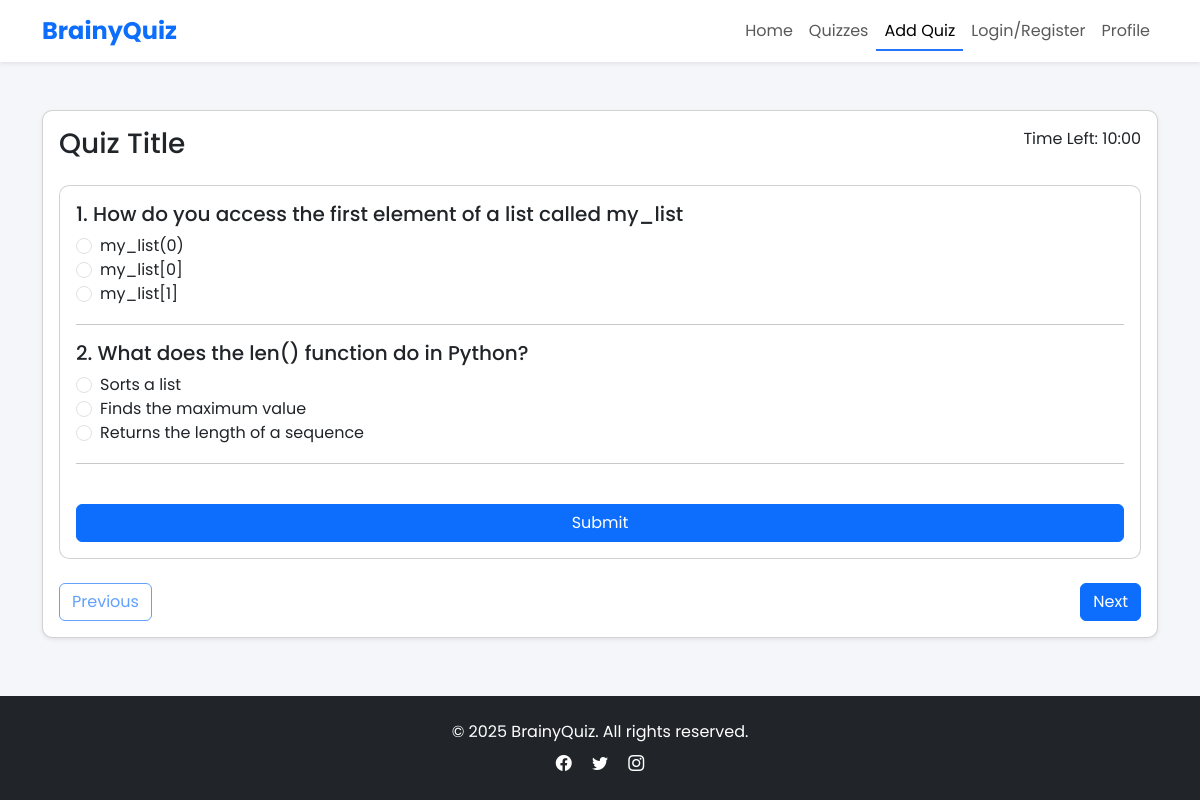
The page /quiz/8/ (signed in) on the database its author committed.
### main/models.py (models this page shows, shortened)
class Question(models.Model):
    test = models.ForeignKey(Test, on_delete=models.CASCADE)
    question = models.CharField(max_length=300)
    a = models.CharField(max_length=200)
    b = models.CharField(max_length=200)
    c = models.CharField(max_length=200)
    true_answer = models.CharField(max_length=200, help_text='E.x: a ')

### main/views.py (the view, shortened to what this page needs)
# urls.py: path('quiz/<int:test_id>/', quiz, name='quiz'),
def quiz(request, test_id):
    test = get_object_or_404(Test, id=test_id)
    questions = Question.objects.filter(test=test)
    Question.objects.filter(test=test).count()
    attempts = CheckTest.objects.filter(student=request.user, test=test).count()
    context = {'questions': questions, 'test': test, 'count': len(questions)}
    return render(request, 'quiz.html', context)

### templates/quiz.html (shortened to what this page needs)
{% load static %}
<!DOCTYPE html>
<html lang="en">
<head>
    <link href="https://cdn.jsdelivr.net/npm/bootstrap@5.3.3/dist/css/bootstrap.min.css" rel="stylesheet">
    <link href="https://cdn.jsdelivr.net/npm/aos@2.3.4/dist/aos.css" rel="stylesheet">
    <link rel="stylesheet" href="{% static 'css/styles.css' %}">
    <link href="https://cdn.jsdelivr.net/npm/bootstrap-icons@1.11.3/font/bootstrap-icons.css" rel="stylesheet">
</head>
<body>
    <nav class="navbar navbar-expand-lg navbar-light bg-white shadow-sm sticky-top">
        <div class="container">
            <a class="navbar-brand fw-bold text-primary" href="index.html">BrainyQuiz</a>
            <div class="collapse navbar-collapse" id="navbarNav">
                <ul class="navbar-nav ms-auto">
                    <li class="nav-item"><a class="nav-link" href="{% url 'index' %}">Home</a></li>
                    <li class="nav-item"><a class="nav-link" href="{% url 'quizzes' %}">Quizzes</a></li>
                    <li class="nav-item"><a class="nav-link active" href="{% url 'add-test' %}">Add Quiz</a></li>
                    <li class="nav-item"><a class="nav-link" href="{% url 'login' %}">Login/Register</a></li>
                    <li class="nav-item"><a class="nav-link" href="{% url 'profile' %}">Profile</a></li>
                </ul>
            </div>
        </div>
    </nav>
    <section class="quiz-section py-5">
        <div class="container">
            <div class="card shadow-sm" data-aos="zoom-in">
                <div class="card-body">
                    <div class="d-flex justify-content-between mb-3">
                        <h3 id="quizTitle">Quiz Title</h3>
                        <div>Time Left: <span id="timer">10:00</span></div>
                    </div>
                    <div id="questionContainer" class="slide-in">
                        <form class="card p-3" method="post">
                          {% for q in questions %}
                            <h5>{{ forloop.counter }}. {{ q.question }}</h5>
                            <div class="form-check">
                              <input value="a" required name="{{ q.id }}" class="form-check-input" id="{{ q.id }}-a" type="radio">
                              <label for="{{ q.id }}-a">{{ q.a }}</label>
                              <br>
                              <input value="b" name="{{ q.id }}" class="form-check-input" id="{{ q.id }}-b" type="radio">
                              <label for="{{ q.id }}-b">{{ q.b }}</label>
                              <br>
                              <input value="c" name="{{ q.id }}" class="form-check-input" id="{{ q.id }}-c" type="radio">
                              <label for="{{ q.id }}-c">{{ q.c }}</label>
                              <br>
                            </div>
                            <hr>
                          {% endfor %}
                          <br>
                          <button class="btn btn-primary" type="submit">Submit</button>
                        </form>
                    </div>
                    <div class="d-flex justify-content-between mt-4">
                        <button id="prevBtn" class="btn btn-outline-primary" disabled>Previous</button>
                        <button id="nextBtn" class="btn btn-primary">Next</button>
                    </div>
                </div>
            </div>
        </div>
    </section>
    <footer class="bg-dark text-white text-center py-4 mt-auto">
        <div class="container">
            <p class="mb-2">© 2025 BrainyQuiz. All rights reserved.</p>
            <div>
                <a href="#" class="text-white mx-2"><i class="bi bi-facebook"></i></a>
                <a href="#" class="text-white mx-2"><i class="bi bi-twitter"></i></a>
                <a href="#" class="text-white mx-2"><i class="bi bi-instagram"></i></a>
            </div>
        </div>
    </footer>
</body>
</html>

### static/css/styles.css (style rules this page uses)
body { font-family: 'Poppins', sans-serif; background-color: #f5f6fa; min-height: 100vh; display: flex; flex-direction: column; }
:root { --primary: #2575fc; --secondary: #6a11cb; --success: #1cc88a; --danger: #e74a3b; --light: #f8f9fc; }
.navbar { transition: all 0.3s ease; }
.navbar-brand { font-size: 1.5rem; }
.nav-link { position: relative; }
.nav-link::after { content: ''; position: absolute; bottom: 0; left: 0; width: 0; height: 2px; background: var(--primary); transition: width 0.3s; }
.nav-link:hover::after, .nav-link.active::after { width: 100%; }
.quiz-section .card { border-radius: 10px; }
.slide-in { animation: slideIn 0.5s ease; }

### rows shown on the page
Question: question "How do you access the first element of a list called my_list", a "my_list(0)", b "my_list[0]", c "my_list[1]"
Question: question "What does the len() function do in Python?", a "Sorts a list", b "Finds the maximum value", c "Returns the length of a sequence"
